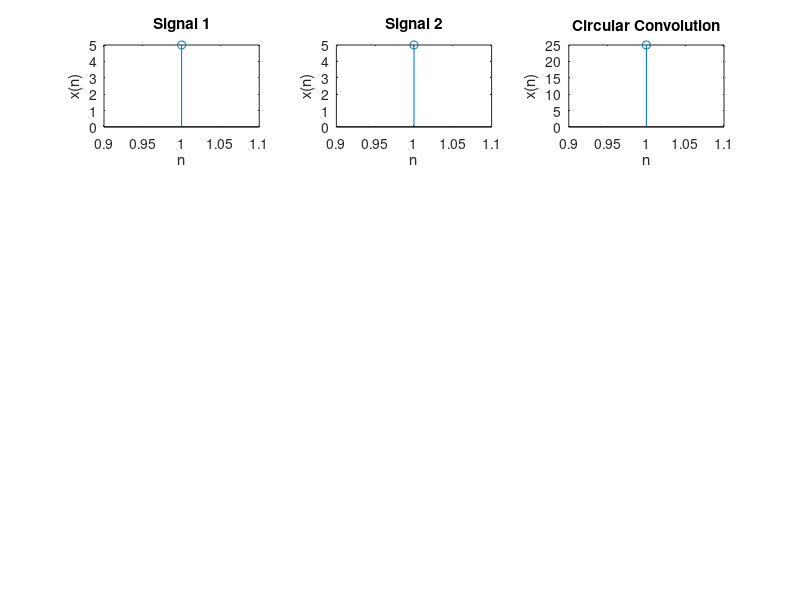

Write the MATLAB code that produced this figure.
x = input('Enter x: ');
h = input('Enter h: ');
[r,c]=size(x);
[r1,c1]=size(h);
if(c>c1) 
  h=[h,zeros(c-c1)];
end
if (c1>c)  
  x=[x,zeros(c1-c)];
end
[r,n]=size(x);
n
oh = h;
hs = zeros(n,n);
for i=1:n
  for j=1:n
    hs(i,j) = h(j);
  end  
  ths(2:n)=h(1:n-1);
  ths(1)=h(n);
  h=ths;
end

hs = hs';
x =x';
ccn = hs * x;

subplot(4,3,1);
stem (1:n,x);
xlabel('n');
ylabel('x(n)');
title('Signal 1');  

subplot(4,3,2);
stem (1:n,oh);
xlabel('n');
ylabel('x(n)');
title('Signal 2');  

subplot(4,3,3);
stem (1:n,ccn);
xlabel('n');
ylabel('x(n)');
title('Circular Convolution');

